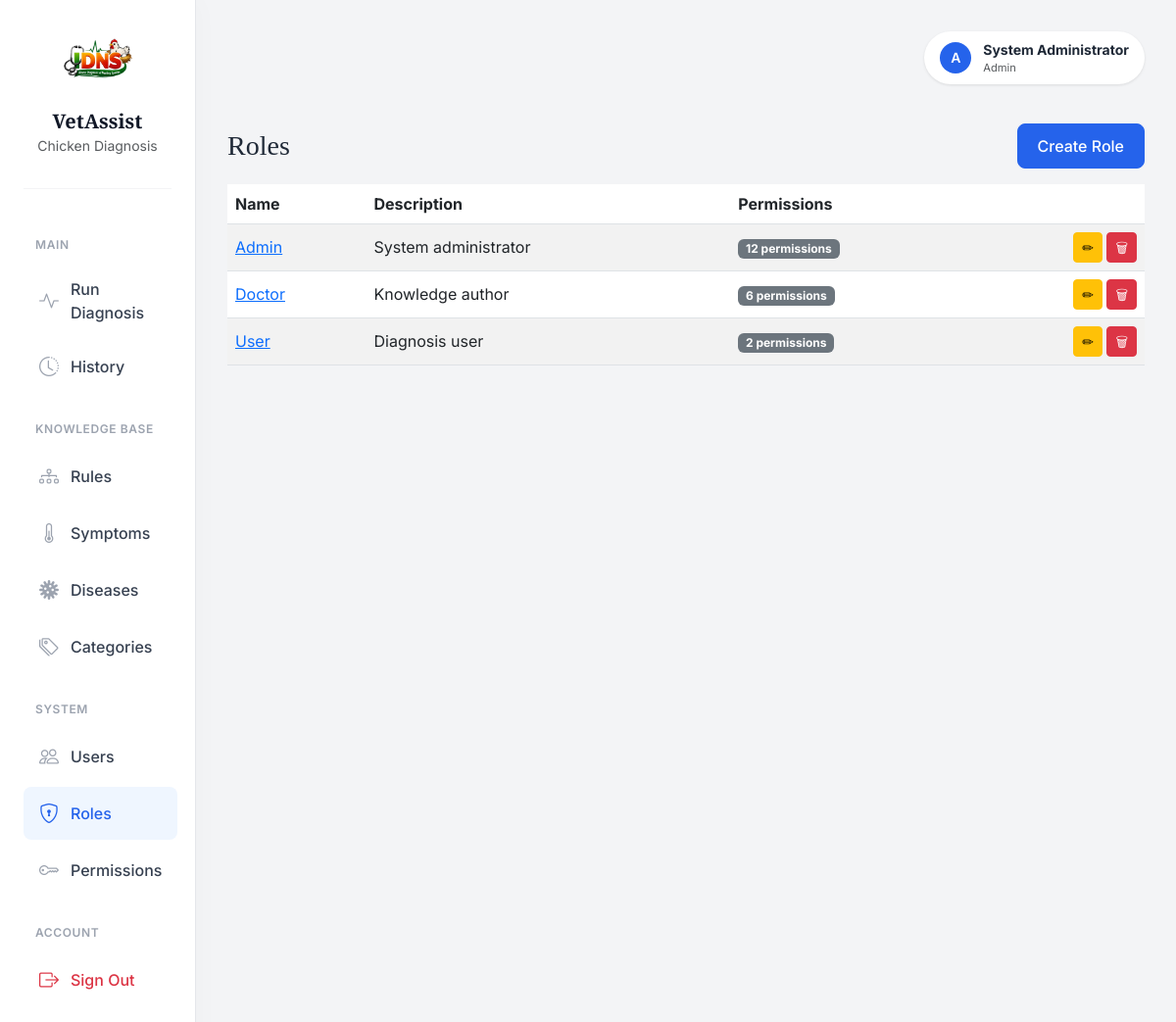
The app's page /roles/ (signed in) with its own data.
### app/models/user.py (models this page shows, shortened)
class UserTable(UserMixin, db.Model):
    __tablename__ = "tbl_users"
    id = db.Column(db.Integer, db.Sequence('seq_users_id'), primary_key=True)
    username = db.Column(db.String(80), unique=True, nullable=False)
    email = db.Column(db.String(120), unique=True, nullable=False)
    full_name = db.Column(db.String(120), nullable=False)
    is_active = db.Column(db.Boolean, default=True, nullable=False)
    password_hash = db.Column(db.String(255), nullable=False)
    created_at = db.Column(db.DateTime, default=datetime.utcnow, nullable=False)
    updated_at = db.Column(db.DateTime, default=datetime.utcnow, onupdate=datetime.utcnow, nullable=False)
    roles = db.relationship("RoleTable", secondary=tbl_user_roles, back_populates="users")
    def has_role(self, role_name: str) -> bool:
        return any(role.name == role_name for role in self.roles)

### app/models/role.py (models this page shows, shortened)
class RoleTable(db.Model):
    __tablename__= "tbl_roles"
    id = db.Column(db.Integer, db.Sequence('seq_roles_id'), primary_key=True)
    name = db.Column(db.String(80), unique=True, nullable=False)
    description = db.Column(db.String(255))
    created_at = db.Column(db.DateTime, default=datetime.utcnow, nullable=False)
    updated_at = db.Column(db.DateTime, default=datetime.utcnow, onupdate=datetime.utcnow, nullable=False)
    users = db.relationship("UserTable", secondary=tbl_user_roles,back_populates="roles" )
    permissions = db.relationship("PermissionTable", secondary=tbl_role_permissions, back_populates="roles")

### app/routes/role_routes.py (the view)
@role_bp.route("/")
@login_required
def index():
    roles = RoleService.get_role_all()
    return render_template("roles/index.html", roles=roles)

### app/services/role_service.py (called while the page is built)
    @staticmethod
    def get_role_all() -> List[RoleTable]:
        return RoleTable.query.order_by(RoleTable.name.asc()).all()

### app/templates/roles/index.html (shortened to what this page needs)
{% extends "layouts/base.html" %}
{% block content %}
<div class="d-flex justify-content-between align-items-center mb-3">
    <h1 class="h3 mb-0">Roles</h1>
    <a href="{{ url_for('tbl_roles.create') }}" class="btn btn-primary">
        Create Role
    </a>
</div>
{% if roles %}
<table class="table table-striped align-middle">
    <thead>
        <tr>
            <th>Name</th>
            <th>Description</th>
            <th>Permissions</th>
            <th class="text-end"></th>
        </tr>
    </thead>
    <tbody>
    {% for role in roles %}
    <tr>
        <td>
            <a href="{{ url_for('tbl_roles.detail', role_id=role.id) }}">
                {{ role.name }}
            </a>
        </td>
        <td>{{ role.description or "-" }}</td>
        <td>
            {% if role.permissions %}
                <span class="badge bg-secondary">
                    {{ role.permissions|length }} permission{{ role.permissions|length !=1 and 's' or '' }}
                </span>
                {% else %}
                    <span class="text-muted small">No permissions</span>
                {% endif %}
        </td>
        <td class="text-end">
            <a href="{{ url_for('tbl_roles.edit', role_id=role.id) }}" class="btn btn-sm btn-warning">✏</a>
            <a href="{{ url_for('tbl_roles.delete_confirm', role_id=role.id) }}" class="btn btn-sm btn-danger">🗑</a>
        </td>
    </tr>
    {% endfor %}
</tbody>
</table>
{% else %}
<p class="text-muted">No roles defined yet.</p>
{% endif %}
{% endblock %}

### app/templates/layouts/base.html (shortened to what this page needs)
<!DOCTYPE html>
<html lang="en">
<head>
    <link href="https://cdn.jsdelivr.net/npm/bootstrap@5.3.0/dist/css/bootstrap.min.css" rel="stylesheet">
    <link rel="stylesheet" href="https://cdn.jsdelivr.net/npm/bootstrap-icons@1.11.3/font/bootstrap-icons.min.css">
</head>
<body>
    <div class="container-fluid">
        <div class="row">
            {% block sidebar %}
            <nav class="col-md-3 col-lg-2 d-md-block sidebar collapse" id="sidebarMenu">
                <div class="brand-section">
                    <img src="{{ url_for('static', filename='images/logo1.png') }}" alt="VetAssist Logo" class="brand-logo">
                    <h5 class="brand-font fw-bold mb-0">VetAssist</h5>
                    <small class="text-muted">Chicken Diagnosis</small>
                </div>
                <div class="position-sticky pt-2">
                    {% if current_user.is_authenticated %}
                        <div class="nav-section-label">Main</div>
                        <ul class="nav flex-column">
                            <li class="nav-item">
                                <a class="nav-link {% if 'expert_system.diagnose' in request.endpoint %}active{% endif %}" href="{{ url_for('expert_system.diagnose') }}">
                                    <i class="bi bi-activity"></i>
                                    Run Diagnosis
                                </a>
                            </li>
                            <li class="nav-item">
                                <a class="nav-link {% if 'expert_system.cases' in request.endpoint %}active{% endif %}" href="{{ url_for('expert_system.cases_index') }}">
                                    <i class="bi bi-clock-history"></i> History
                                </a>
                            </li>
                        </ul>
                        {% if current_user.has_role('Admin') or current_user.has_role('Doctor') %}
                        <div class="nav-section-label">Knowledge Base</div>
                        <ul class="nav flex-column">
                            <li class="nav-item">
                                <a class="nav-link {% if 'expert_system.rules' in request.endpoint %}active{% endif %}" href="{{ url_for('expert_system.rules_index') }}">
                                    <i class="bi bi-diagram-3"></i> Rules
                                </a>
                            </li>
                            <li class="nav-item">
                                <a class="nav-link {% if 'expert_system.symptoms' in request.endpoint %}active{% endif %}" href="{{ url_for('expert_system.symptoms_index') }}">
                                    <i class="bi bi-thermometer-half"></i> Symptoms
                                </a>
                            </li>
                            <li class="nav-item">
                                <a class="nav-link {% if 'expert_system.diseases' in request.endpoint %}active{% endif %}" href="{{ url_for('expert_system.diseases_index') }}">
                                    <i class="bi bi-virus"></i> Diseases
                                </a>
                            </li>
                            <li class="nav-item">
                                <a class="nav-link {% if 'expert_system.categories' in request.endpoint %}active{% endif %}" href="{{ url_for('expert_system.categories_index') }}">
                                    <i class="bi bi-tags"></i> Categories
                                </a>
                            </li>
                        </ul>
                        {% endif %}
                        {% if current_user.has_role('Admin') %}
                        <div class="nav-section-label">System</div>
                        <ul class="nav flex-column">
                            <li class="nav-item">
                                <a class="nav-link {% if 'tbl_users' in request.endpoint %}active{% endif %}" href="{{ url_for('tbl_users.index') }}">
                                    <i class="bi bi-people"></i> Users
                                </a>
                            </li>
                            <li class="nav-item">
                                <a class="nav-link {% if 'tbl_roles' in request.endpoint %}active{% endif %}" href="{{ url_for('tbl_roles.index') }}">
                                    <i class="bi bi-shield-lock"></i> Roles
                                </a>
                            </li>
                            <li class="nav-item">
                                <a class="nav-link {% if 'tbl_permissions' in request.endpoint %}active{% endif %}" href="{{ url_for('tbl_permissions.index') }}">
                                    <i class="bi bi-key"></i> Permissions
                                </a>
                            </li>
                        </ul>
                        {% endif %}
                        <div class="nav-section-label">Account</div>
                        <ul class="nav flex-column mb-4">
                            <li class="nav-item">
                                <a class="nav-link text-danger" href="{{ url_for('auth.logout') }}">
                                    <i class="bi bi-box-arrow-right text-danger"></i> Sign Out
                                </a>
                            </li>
                        </ul>
                    {% endif %}
                </div>
            </nav>
            {% endblock %}
            <main class="{% block main_class %}col-md-9 ms-sm-auto col-lg-10{% endblock %} content-wrapper">
                <div class="page-header">
                    {% if current_user.is_authenticated %}
                    <div class="user-profile">
                        <div class="user-avatar">
                            {{ current_user.username[0] | upper }}
                        </div>
                        <div class="d-none d-sm-block">
                            <div class="fw-bold small">{{ current_user.full_name }}</div>
                            <div class="text-muted" style="font-size: 0.7rem;">{{ current_user.roles[0].name if current_user.roles else 'User' }}</div>
                        </div>
                    </div>
                    {% endif %}
                </div>
                {% block content %}{% endblock %}
            </main>
        </div>
    </div>
</body>
</html>

### app/templates/layouts/base.html (style rules this page uses)
:root { --bg-body: #f3f4f6; --text-main: #1f2937; --text-muted: #6b7280; --primary-color: #2563eb; --primary-hover: #1d4ed8; --sidebar-bg: #ffffff; --sidebar-text: #374151; --sidebar-active-bg: #eff6ff; --sidebar-active-text: #2563eb; --card-shadow: 0 4px 6px -1px rgba(0, 0, 0, 0.1), 0 2px 4px -1px rgba(0, 0, 0, 0.06); --border-radius: 0.75rem; }
body { font-family: 'Inter', sans-serif; background-color: var(--bg-body); color: var(--text-main); -webkit-font-smoothing: antialiased; }
h1, h2, h3, h4, h5, .brand-font { font-family: 'Merriweather', serif; color: #111827; }
.sidebar { background-color: var(--sidebar-bg); border-right: 1px solid #e5e7eb; min-height: 100vh; padding: 1.5rem; box-shadow: 4px 0 24px rgba(0,0,0,0.02); }
.brand-section { padding-bottom: 2rem; margin-bottom: 1rem; border-bottom: 1px solid #f3f4f6; text-align: center; }
.brand-logo { max-width: 100%; height: auto; max-height: 80px; margin-bottom: 0.5rem; }
.nav-section-label { font-size: 0.75rem; font-weight: 600; text-transform: uppercase; letter-spacing: 0.05em; color: #9ca3af; margin-top: 1.5rem; margin-bottom: 0.75rem; padding-left: 0.75rem; }
.nav-link { color: var(--sidebar-text); padding: 0.75rem 1rem; border-radius: 0.5rem; margin-bottom: 0.25rem; font-weight: 500; display: flex; align-items: center; transition: all 0.2s ease; }
.nav-link i { font-size: 1.25rem; margin-right: 0.75rem; color: #9ca3af; transition: color 0.2s; }
.nav-link.active { background-color: var(--sidebar-active-bg); color: var(--sidebar-active-text); }
.nav-link.active i { color: var(--sidebar-active-text); }
.content-wrapper { padding: 2rem; }
.page-header { margin-bottom: 2.5rem; display: flex; justify-content: space-between; align-items: center; }
.user-profile { display: flex; align-items: center; gap: 0.75rem; padding: 0.5rem 1rem; background: white; border-radius: 2rem; box-shadow: 0 1px 3px rgba(0,0,0,0.1); }
.user-avatar { width: 32px; height: 32px; background-color: var(--primary-color); color: white; border-radius: 50%; display: flex; align-items: center; justify-content: center; font-weight: 600; font-size: 0.875rem; }
.btn-primary { background-color: var(--primary-color); border-color: var(--primary-color); padding: 0.625rem 1.25rem; border-radius: 0.5rem; font-weight: 500; }

### records on screen
UserTable: username "A", full_name "System Administrator"
RoleTable: name "Admin", description "System administrator", permissions|length "12", permissions|length "s"
RoleTable: name "Doctor", description "Knowledge author", permissions|length "6", permissions|length "s"
RoleTable: name "User", description "Diagnosis user", permissions|length "2", permissions|length "s"
